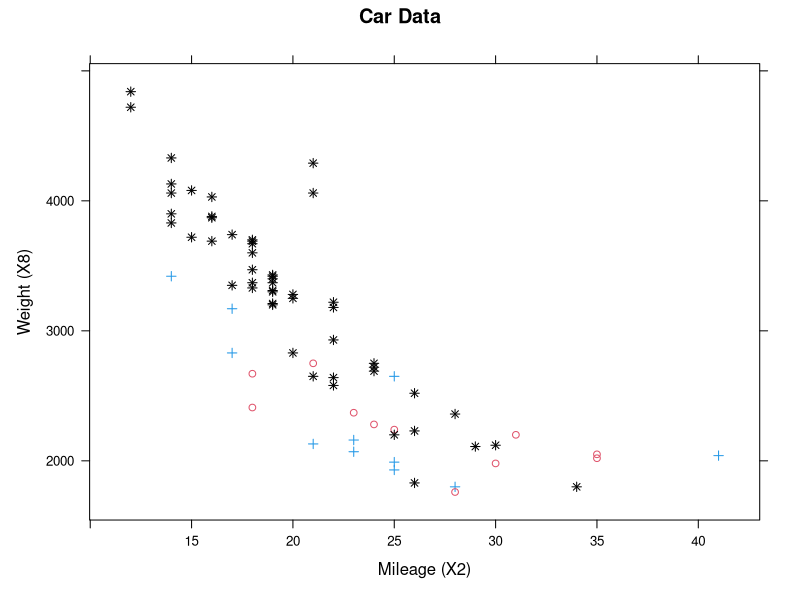

This chart was generated by the following R code:

# clear all variables
rm(list = ls(all = TRUE))
graphics.off()

# install and load packages
libraries = c("lattice")
lapply(libraries, function(x) if (!(x %in% installed.packages())) {
    install.packages(x)
})
lapply(libraries, library, quietly = TRUE, character.only = TRUE)

# load data
x = read.table("carc.txt")

M = x[, 2]
W = x[, 8]
C = x[, 13]

# point definition
D = C
D[x[, 13] == 2] = 1
D[x[, 13] == 1] = 8

# color definition
P = C
P[x[, 13] == 3] = 4
P[x[, 13] == 2] = 2
P[x[, 13] == 1] = 1

leg = c(8, 1, 3)

# plot
xyplot(W ~ M, pch = D, col = P, xlab = "Mileage (X2)", ylab = "Weight (X8)", main = "Car Data")
